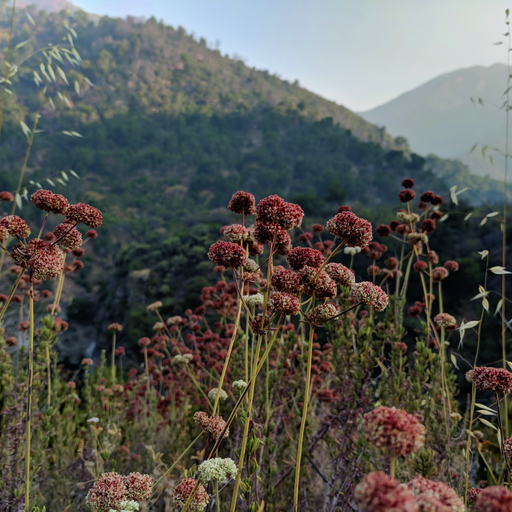
#> input picture TestSet/cmykExample.tif, 512 x 512 px; its folder holds only this picture in this run
$ jupyter execute --allow-errors imageAttacksMetrics.ipynb
#> lines starting #> are read from the running program, lines starting #| are printed output that depends on the picture
### wmark.py
#!/usr/bin/env python
# -*- coding: utf-8 -*-
#
# Copyright 2019 Ante Poljicak, Petar Branislav Jelusic
#
# This program is free software; you can redistribute it and/or modify
# it under the terms of the GNU General Public License as published by
# the Free Software Foundation; either version 2 of the License, or
# (at your option) any later version.
#
# This program is distributed in the hope that it will be useful,
# but WITHOUT ANY WARRANTY; without even the implied warranty of
# MERCHANTABILITY or FITNESS FOR A PARTICULAR PURPOSE.  See the
# GNU General Public License for more details.
#
# You should have received a copy of the GNU General Public License
# along with this program; if not, see <http://www.gnu.org/licenses/>.


import skimage
import skimage.metrics as msr
import skimage.color as color
import skimage.transform as trs
import numpy as np
import matplotlib.pyplot as plt
import matplotlib.image as mpimg
import imageio
from PIL import Image, ImageCms
from scipy import fftpack
import glob
import math
import multiprocessing
from multiprocessing import Queue as PQueue
import queue
import pandas as pd
import wmgcr
from outliers import smirnov_grubbs as grubbs
import gcrpywrap as gw
import ctypes
from pathlib import Path


class WaterMark:

    # instance atributes

    # constructor with seed
    def __init__(self, seed):
        self.seed = seed
        pass

    # [49 lines left out: function compareImages, not called in this run]

    # TODO Make readable regardless of image profile.
    @staticmethod
    def imread(imgName):
        """ read image and return np array """
        return np.array(Image.open(imgName))
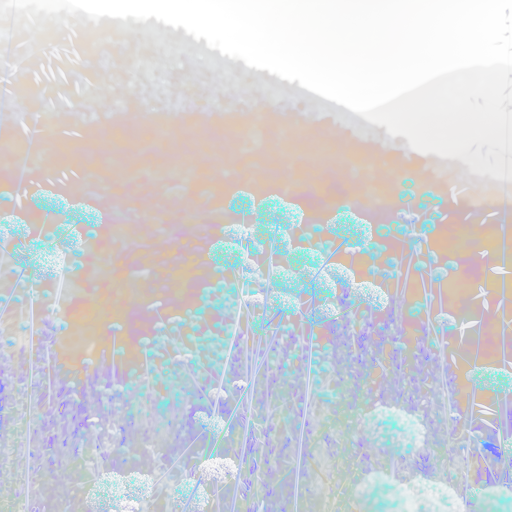
#> returned value: shape (512, 512, 4); mean of channels 0, 1, 2, 3 121.2, 122.2, 131.8, 100.2; transparent parts drawn white

    def inputProc(self, img):
        """ Takes image and returns its magnitude and phase in fourier domain"""
        # convert to float64 to keep precision
        skimage.img_as_float64(img)
        fft2 = fftpack.fft2(img)
        # shift lowest frequency to the center
        magnitude = fftpack.fftshift(np.absolute(fft2))
        phase = np.angle(fft2)
        return magnitude, phase

    def pseudoGen(self, length):
        """ Takes lenght and returns binary pseudorandom vector of that length """
        np.random.seed(self.seed)
        return np.random.randint(2, size=(length, 1)).astype(np.float32)

    def outputProc(self, magnitude, phase):
        """ Takes magnitude and phase of the image and returns img in spatial domain"""
        img = fftpack.ifft2(np.multiply(
            fftpack.ifftshift(magnitude), np.exp(1j * phase)))
        img = np.real(img)  # Image still is complex so take only real part
        return img

    @staticmethod
    def getMarkChannel(img):
        """getter for channel used for embeding watermark

        Arguments:
            img {ndarray} -- host image

        Raises:
            TypeError: raised if image has wrong number of channels

        Returns:
            ndarray -- channel in which to embed watermark
            str -- image type 'GRAY', 'CMYK', 'RGB'
        """
        # check if the image is grayscale, RGB or CMYK image
        if len(img.shape) == 2:
            image_type = 'GRAY'
            img_y = img
        elif len(img.shape) == 3:
            if img.shape[2] == 4:  # CMYK image
                image_type = 'CMYK'
                img_y = img[:, :, 3]
            elif img.shape[2] == 3:  # RBG image
                image_type = 'RGB'
                img_ycbcr = color.rgb2ycbcr(img)
                img_y = img_ycbcr[:, :, 0]
            else:
                raise TypeError(
                    "Image has wrong number of channels. Only 3 or 4 channels allowed")
        else:
            raise TypeError(
                "Image isn't of correct type. Only grayscale, RGB and CMYK allowed")

        return img_y, image_type

    def embedMark(self, img, length=200, frequencies='MEDIUM', factor=5):
        """ Method for embeding watermark in magnitude spectrum of the image

        Arguments:
            img {ndarray} -- host image

        Keyword Arguments:
            length {int} -- length of the watermark (default: {200})
            frequencies {str} -- frequencies in which watermark will be embedded (default: {'MEDIUM'})
            factor {int} -- implementation strength (default: {5})

        Returns:
            {ndarray} -- image with embedded watermark
        """

        img_y, image_type = WaterMark.getMarkChannel(img)

        radius = WaterMark.frequency2Radius(img, frequencies)

        # Generate prnd sequence
        mark = self.pseudoGen(length)

        # Transformation in Fourier domain
        magnitude, phase = self.inputProc(img_y)

        # Embed the vector into the image
        watermark_mask = np.zeros(img_y.shape)

        # 2 masks are needed to ensure simetric modification of magnitude spectrum
        mask_shape = (3, 3)
        mask_up = np.zeros(mask_shape)
        mask_down = np.zeros(mask_shape)

        for ind in range(length):
            x1 = int((img_y.shape[0]/2) +
                     np.around(radius*math.cos(ind*math.pi/length)))
            y1 = int((img_y.shape[0]/2) +
                     np.around(radius*math.sin(ind*math.pi/length)))
            x2 = int((img_y.shape[0]/2) + np.around(radius *
                                                    math.cos(ind*math.pi/length+math.pi)))
            y2 = int((img_y.shape[0]/2) + np.around(radius *
                                                    math.sin(ind*math.pi/length+math.pi)))
            for ind_m_x in range(3):
                for ind_m_y in range(3):
                    mask_up[ind_m_x, ind_m_y] = img_y[(
                        x1-1+ind_m_x), (y1-1+ind_m_y)]
                    mask_down[ind_m_x, ind_m_y] = img_y[(
                        x2-1+ind_m_x), (y2-1+ind_m_y)]

            # build watermark mask by multiplying mark bits
            # with mean value of the surrounding coefficients
            watermark_mask[x1, y1] = mark[ind]*np.mean(mask_up)
            watermark_mask[x2, y2] = mark[ind]*np.mean(mask_down)

        # add watermark mask multiplied by factor to the original magnitude
        magnitude_m = magnitude+factor*watermark_mask #TODO modify code to beter use implementation factor maybe use mean magnitude of an image

        # Transformation to Spatial domain
        img_y_marked = self.outputProc(magnitude_m, phase)

        if image_type == 'RGB':
            img_ycbcr = color.rgb2ycbcr(img)
            img_ycbcr_m = np.dstack((img_y_marked, img_ycbcr[:, :, 1:]))
            img_m = color.ycbcr2rgb(img_ycbcr_m)
        elif image_type == 'CMYK':
            img_m = np.dstack((img[:, :, 0:3], img_y_marked))
        else:
            img_m = img_y_marked

        # TODO this processing will change the data of unprocessed channels too. Figure out a way to fix that
        # check if image is in the -1 , 1 interval
        if np.amax(img_m) > 1:
            img_m = img_m/np.amax(img_m)

        # return image as uint8
        return skimage.img_as_ubyte(img_m)

    # [128 lines left out: functions decodeMark, corrArray, detectOutlier, extractMark, generateReshapedMark, not called in this run]

    def frequency2Radius(img, frequencies):
        """convert frequency to radius

        Arguments:
            img {ndarray} -- image
            frequency {str} -- 'LOW', 'MEDIUM' or 'HIGH'

        Raises:
            AttributeError: Raised if wrong frequency zone is passed

        Returns:
            {float} -- radius representing provided frequency zone
        """
        # define radius for wanted zone
        if frequencies == 'LOW':
            radius = 1/8*(img.shape[0])
        elif frequencies == 'MEDIUM':
            radius = 1/4*(img.shape[0])
        elif frequencies == 'HIGH':
            radius = 3/8*(img.shape[0])
        else:
            raise AttributeError(
                "Unknown frequency zone. Use 'LOW', 'MEDIUM', or 'HIGH' ")

        return radius

    #TODO Make mark and vector real 1D-arrays, instead of 2D-arrays with empty 2nd dim.
    # [112 lines left out: functions covarMark, corrMark, xcorrMark, labPSNR, not called in this run]

    def findImpactFactor(self, img, rangePSNR=(38, 42), length=200, frequencies='MEDIUM', colorMode='CMYK'):
        """find impact factor that will return PSNR quality in given range

        Arguments:
            img {ndarray} -- host image

        Keyword Arguments:
            rangePSNR {tuple of ints} -- range in dB (default: {(38 ,42)})
            length {int} -- length of embedded 1D vector (default: {200})
            frequencies {str} -- frequencies at which to search for vector ('LOW', 'MEDIUM', 'HIGH') (default: {'MEDIUM'})

        Returns:
            [float] -- impact factor for which encoded image will have given quality
        """
#> called with rangePSNR = (35, 40), length = 200, frequencies = 'MEDIUM', colorMode = 'CMYK'
        # Defining range of Impact Factor values as a tuple
        arrImpFct = (50, 20000)

        # Defining left (lowest) and right (highest) values from tuple
        l = arrImpFct[0]
        r = arrImpFct[1]
        counter = 0
        # This while statement is just a measure of precaution. r <= l should be True
        while r >= l:
            counter+=1
            # print(counter)
            if counter >= 15:
                break
            # Defining the midpoint between l and r
            mid = l + (r - l) / 2

            # Setting Impact Factor value to midpoint of tuple
            impactFactor = mid

            # Calculating PSNR value
            imgMarked = self.embedMark(img, length, frequencies, impactFactor)
            imgBlind = self.embedMark(img, length, frequencies, 0) #TODO Find a more elegant solution to solve input img and marked img PSNR

            #TODO Check with Ante if this works
            if colorMode == 'CMYK':
                psnrMarked = msr.peak_signal_noise_ratio(imgBlind, imgMarked)
            elif colorMode == 'LAB':
                psnrMarked = self.labPSNR(imgBlind, imgMarked)
            else:
                raise AttributeError("Unknown color mode. Use 'CMYK', or 'LAB'.")


            if psnrMarked > rangePSNR[1]:
                l = mid
            elif psnrMarked < rangePSNR[0]:
                r = mid
            else:
                # print(psnrMarked)
                # print(impactFactor)
                return [impactFactor, psnrMarked];
#> this loop made 6 passes
#> psnrMarked on passes 1 to 6: 11.99, 16.22, 22.77, 32.31, 41.16, 36.95
#> pass 1, in getMarkChannel, `img_y = img[:, :, 3]`:
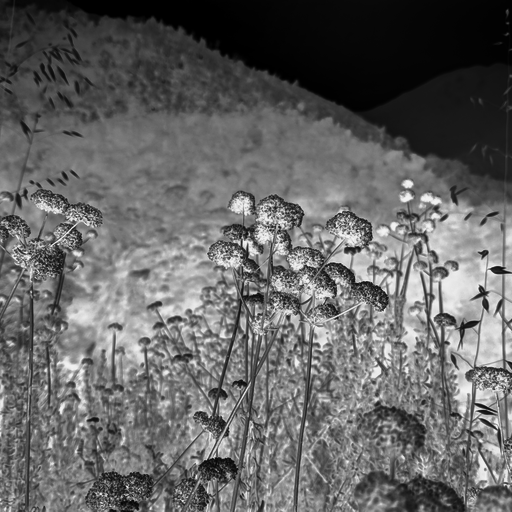
#> img_y: shape (512, 512); min 0, max 242, mean 100.2
#> pass 1, in inputProc, `phase = np.angle(fft2)`:
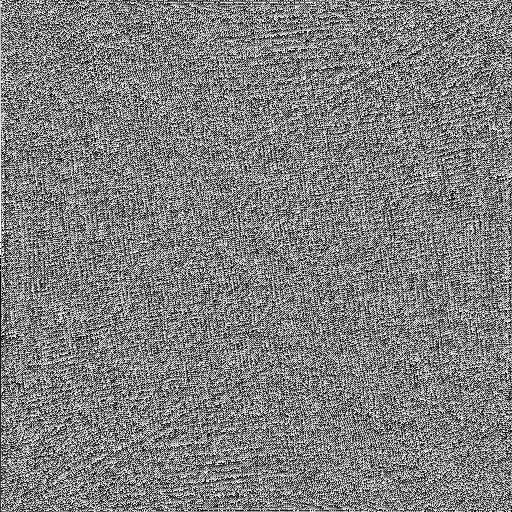
#> phase: shape (512, 512) float64; min -3.14, max 3.14, mean -2.4e-05; drawn with min black and max white
#> after the loop, counter = 6
#> `ImpactFactor = wObject.findImpactFactor(imgOriginal, rangePSNR = (35,4..`: ImpactFactor = [985.2, 36.95]
#> the loop in embedMark (call 13), `for ind in range(length):` made 200 passes
#> (x1, y1, x2, y2) on passes 1 to 3: (384, 256, 128, 256), (384, 258, 128, 254), (384, 260, 128, 252)
#> after the loop in embedMark (call 13), `for ind in range(length):`:
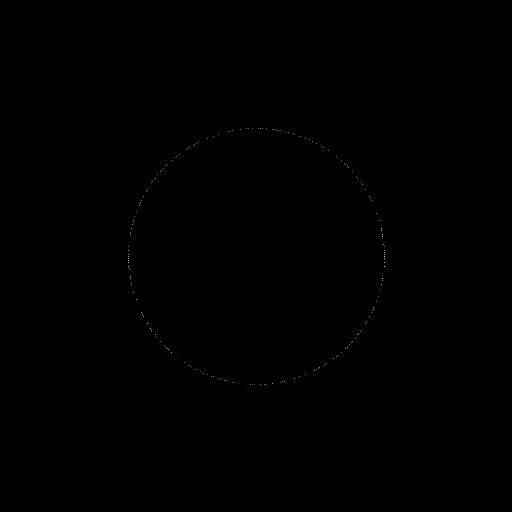
#> watermark_mask: shape (512, 512) float64; min 0, max 232.3, mean 0.1
#> after the loop in embedMark (call 13), `for ind in range(length):`: mask_down = [[43, 68, 153], [42, 80, 147], [41, 97, 148]]; mask_up = [[102, 109, 115], [104, 108, 113], [100, 102, 104]]
#> this loop made 6 passes
#> pass 1, in outputProc (call 13), `img = np.real(img)`:
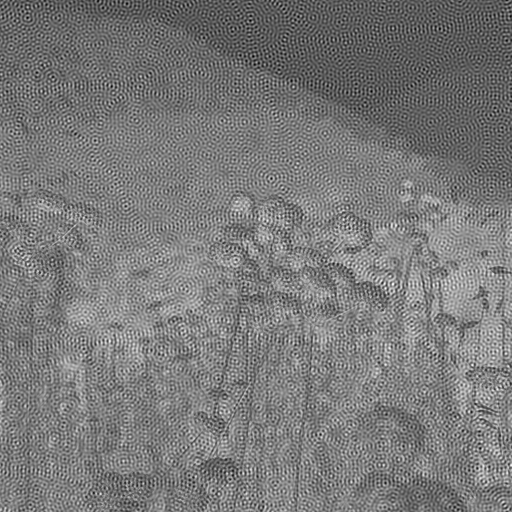
#> img: shape (512, 512) float64; min -262.7, max 493.9, mean 100.2; drawn with min black and max white
#> pass 1, in embedMark (call 14), `img_m = np.dstack((img[:, :, 0:3], img_y_marked))`:
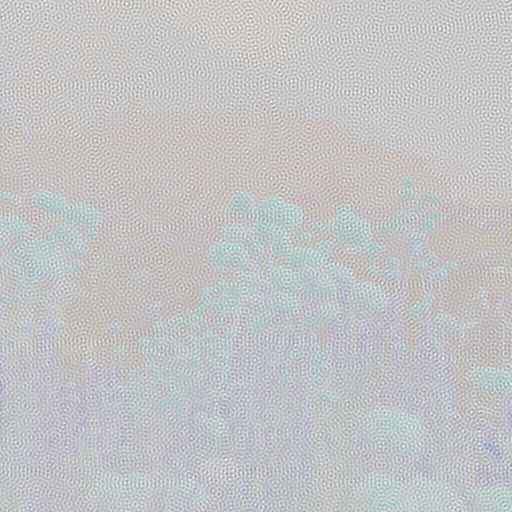
#> img_m: shape (512, 512, 4) float64; mean R, G, B, A 121.2, 122.2, 131.8, 100.2; transparent parts drawn white
#> pass 1, in findImpactFactor (call 2), `imgMarked = self.embedMark(img, length, frequencies, impactFactor)`:
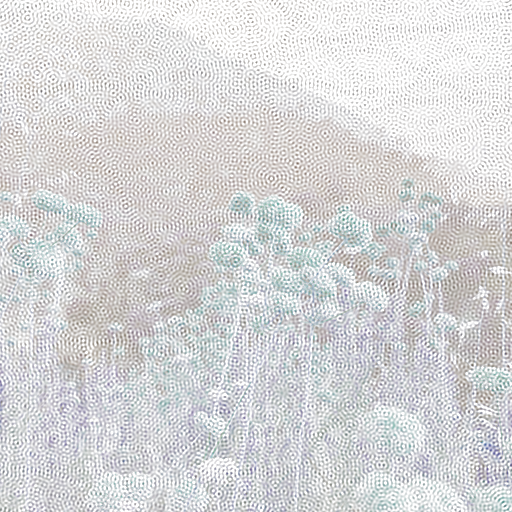
#> imgMarked: shape (512, 512, 4); mean R, G, B, A 62.6, 63.1, 68, 54.7; transparent parts drawn white
#> after the loop, counter = 6

        # If something unexpected occurs, return value of 1000
        # else:
        print("Error: Unable to find. Set Impact Factor to 1000.")
        print(psnrMarked)
        return [1000, psnrMarked]

    # TODO the method covert image to lab but accuracy is low.
    # [79 lines left out: functions profileCmyk2lab, profileCmyk2srgb, gcrMasking, parallelProcessing, not called in this run]

### notebooks/imageAttacksMetrics.ipynb
[cell 1]
import skimage.measure as msr
import numpy as np
import matplotlib
import matplotlib.pyplot as plt
import matplotlib.style as style
import pandas as pd
from PIL import Image, ImageCms

import glob
import os
from pathlib import Path
import imageio
import cv2

[cell 2]
import sys
sys.path.append("..")

[cell 3]
# Importing class from wmark.py
from wmark import WaterMark

[cell 4]
# Source Directory
srcFolder = 'TestSet/'
# Source Path
srcPth = Path(srcFolder).resolve()

# Destination Directory
# dstFolder = Path(srcFolder+'/marked/').resolve()
# Creating folder for marked images
# Path(dstFolder).mkdir(exist_ok=True)
# Destination Path
# dstPath = Path(dstFolder).resolve()

[cell 5]
# Creating empty DataFrame that will fill up after the loop
metricDataframe = pd.DataFrame()
#> (the rest of this cell did not finish here and is left out)

[cell 6]
# Creating empty DataFrame that will fill up after the loop
gcrMetricDataframe = pd.DataFrame()

#> (the rest of this cell did not finish here and is left out)


        # GCR Masking
        imgGCR = WaterMark.gcrMasking(imgOriginal, imgMarked)


        #CROPPING
        #CROPPING
        #CROPPING

        # Width
        lx = imgGCR.shape[0]
        # Height
        ly = imgGCR.shape[1]

        # Generating cropped image
        # 1/8 from each side (result is by 1/4 smaller than original)
        imgCropped = imgGCR[lx // 8: - lx // 8, ly // 8: - ly // 8]


        #SCALING
        #SCALING
        #SCALING

        # Wanted value of scaled image (in pixels)
        height = 768
        width = 768

        # Generating scaled image
        imgScaled = cv2.resize(imgGCR, (width, height))


        #ROTATION
        #ROTATION
        #ROTATION

        # Rotation angle
        angle = 90

        # Defines center of image
        rows, cols = imgGCR.shape[:2]
        M = cv2.getRotationMatrix2D((cols / 2, rows / 2), angle, 1)

        # Generating rotated image
        imgRotated = cv2.warpAffine(imgGCR, M, (cols, rows))


        # AFFINE TRANSFORMATION
        # AFFINE TRANSFORMATION
        # AFFINE TRANSFORMATION

        # Defining points in original image
        point1a = [50, 50]
        point1b = [200, 50]
        point1c = [50, 200]
        # Defining points in transformed image
        point2a = [10, 100]
        point2b = [200, 50]
        point2c = [100, 250]

        rows, cols, ch = imgGCR.shape
        # Compiling original points into single array
        pts1 = np.float32([point1a, point1b, point1c])
        # Compiling transformed points into single array
        pts2 = np.float32([point2a, point2b, point2c])
        M = cv2.getAffineTransform(pts1, pts2)

        #Generating affined image
        imgAffined = cv2.warpAffine(imgGCR, M, (cols, rows))


        # 2D CONVOLUTION
        # 2D CONVOLUTION
        # 2D CONVOLUTION

        # Horizontal deviation (intensity)
        kernelX = 3
        # Vertical deviation (intensity)
        kernelY = 3

        kernelMultiplication = kernelX * kernelY
        kernel = np.ones((kernelX, kernelY), np.float32)/kernelMultiplication

        #Generating convoluted image
        imgConvoluted = cv2.filter2D(imgGCR, -1, kernel)


        # GAUSSIAN BLUR
        # GAUSSIAN BLUR
        # GAUSSIAN BLUR

        # Horizontal deviation (blur intensity)
        kernelX = 3
        # Vertical deviation (blur intensity)
        kernelY = 3

        # Generating blurred image
        imgBlurred = cv2.GaussianBlur(imgGCR, (kernelX, kernelY), cv2.BORDER_DEFAULT)


        # GAUSSIAN NOISE
        # GAUSSIAN NOISE
        # GAUSSIAN NOISE

        # Wanted value of rotation angle (in degrees)
        noiseAmount = 0.5

        # Generate Gaussian noise
        gauss = np.random.normal(0, noiseAmount, imgGCR.size)
        gauss = gauss.reshape(
            imgGCR.shape[0], imgGCR.shape[1], imgGCR.shape[2]).astype('uint8')

        # Generating Gaussian noised image
        imgNoised = cv2.add(imgGCR, gauss)


        metricOriginal = wObject.decodeMark(imgOriginal, 'CORR')
        gcrResults[counter, 0] = metricOriginal

        metricCropped = wObject.decodeMark(imgCropped, 'CORR')
        gcrResults[counter, 1] = metricCropped

        metricScaled = wObject.decodeMark(imgScaled, 'CORR')
        gcrResults[counter, 2] = metricScaled

        metricRotated = wObject.decodeMark(imgRotated, 'CORR')
        gcrResults[counter, 3] = metricRotated

        metricAffined = wObject.decodeMark(imgAffined, 'CORR')
        gcrResults[counter, 4] = metricAffined

        metricConvoluted = wObject.decodeMark(imgConvoluted, 'CORR')
        gcrResults[counter, 5] = metricConvoluted

        metricBlurred = wObject.decodeMark(imgBlurred, 'CORR')
        gcrResults[counter, 6] = metricBlurred

        metricNoised = wObject.decodeMark(imgNoised, 'CORR')
        gcrResults[counter, 7] = metricNoised

        metricMarked = wObject.decodeMark(imgMarked, 'CORR')
        gcrResults[counter, 8] = metricMarked

        metricImpactFactor = ImpactFactor
        gcrResults[counter, 9] = metricImpactFactor

        counter += 1


        gcrMetricValues = ["Original", "Cropped", "Scaled", "Rotated", "Affined", "2D Convoluted", "Blurred", "Noised", "GCR / Marked", "Impact Factor"]
        gcrMetricSeeds = [f"Marked {randomNum}", f"Marked {randomNum}", f"Marked {randomNum}", f"Marked {randomNum}", f"Marked {randomNum}", f"Marked {randomNum}", f"Marked {randomNum}", f"Marked {randomNum}", f"Marked {randomNum}", f"Marked {randomNum}"]


        gcrFinalMetric = pd.DataFrame(gcrResults, columns = [gcrMetricSeeds, gcrMetricValues])


    gcrMetricDataframe = pd.concat([gcrMetricDataframe, gcrFinalMetric], axis = 1)

[cell 7]
# Show Pandas DataFrame
metricDataframe

[cell 8]
# Show Pandas DataFrame
gcrMetricDataframe

#> (a cell that did not finish here is left out)

#> (a cell that did not finish here is left out)

#> (a cell that did not finish here is left out)

#> (a cell that did not finish here is left out)

#> (a cell that did not finish here is left out)

#> (a cell that did not finish here is left out)

#> (a cell that did not finish here is left out)

[cell 16]
# Colors: https://github.com/matplotlib/matplotlib/blob/38be7aeaaac3691560aeadafe46722dda427ef47/lib/matplotlib/mpl-data/stylelib/fivethirtyeight.mplstyle

plt.style.use('fivethirtyeight')

# Creating graph
fig, ax1 = plt.subplots(figsize=(12,8))

# Setting X-axis and first Y-axis
ax1.set_xlabel('Impact Factor')
ax1.set_ylabel('PSNR', color = '#008fd5')

# Creating a second Y-axis that shares the same X-axis
ax2 = ax1.twinx()
ax2.set_ylabel('SSIM', color = '#fc4f30')

# Show grid
ax1.grid(True)
ax2.grid(True)

# Setting different colors for each variable
#> (the rest of this cell did not finish here and is left out)

#> (a cell that did not finish here is left out)
